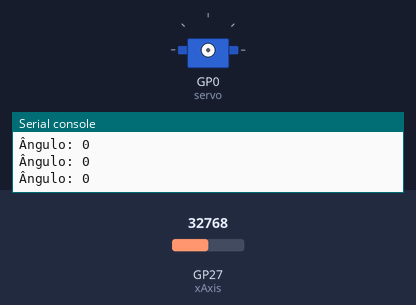
Bench run of a program on a simulated Raspberry Pi Pico running MicroPython. Parts: servo, the last lines printed to the serial console. The inputs (shaded band) are chosen by the test bench; at power-on: GP27 (xAxis) = 32768 (analog values on the 0–65535 scale). Servo angles are drawn from the pulse width (0.5 ms = 0°, 2.5 ms = 180°).

Above: at 1.2 s.
1.3 s: GP27 (xAxis) set to 59264
2.8 s: GP27 (xAxis) set to 60784
At 5.7 s:
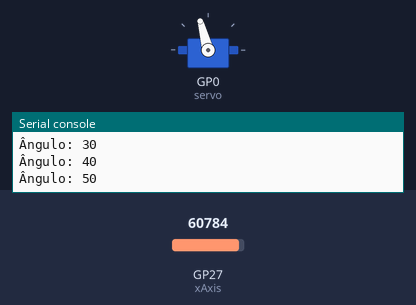
5.8 s: GP27 (xAxis) set to 59345
At 6.4 s:
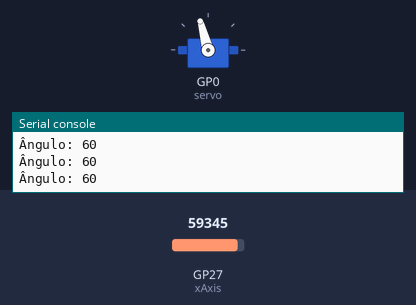
7.3 s: GP27 (xAxis) set to 60655
At 10.2 s:
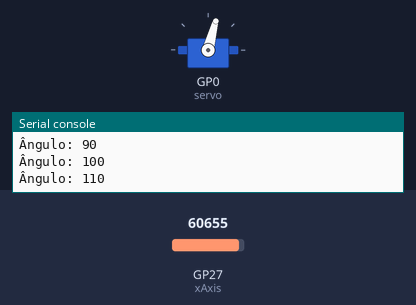
10.3 s: GP27 (xAxis) set to 57670
At 10.9 s:
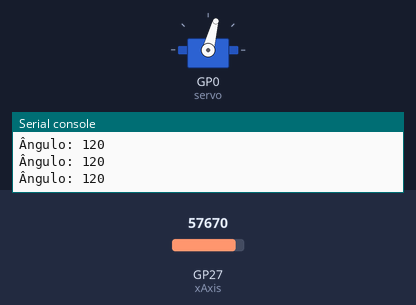
11.8 s: GP27 (xAxis) set to 65535
At 15.5 s:
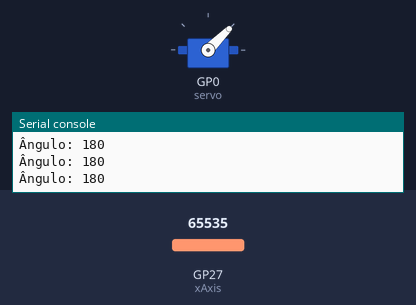
Timing chart, 0 to 15.8 s (numbered marks = the images above; inputs shaded):
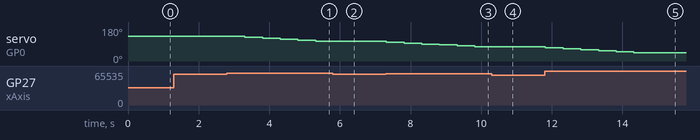

Measured:
- the behaviour switches between 59984 and 60000 on GP27 (xAxis) (found by bisection; images 0 and 1)
- after the input at 2.8 s, servo on GP0 (servo): moves from 130° to 105° over 2.0 s, starting after 0.51 s
- after the input at 5.8 s, servo on GP0 (servo): stays 105° (without the input it goes to 100° after 0.01 s)
- after the input at 7.3 s, servo on GP0 (servo): moves from 105° to 75° over 2.5 s, starting at once
- after the input at 10.3 s, servo on GP0 (servo): stays 75° (without the input it goes to 70° after 0.02 s)
- after the input at 11.8 s, servo on GP0 (servo): moves from 75° to 45° over 2.5 s, starting at once

The program:

main.py
```python
from machine import Pin, PWM, ADC
import utime

# Classe para controle de servomotor
class Servo:
    # Iniciação
    def __init__(self, pino):
        self.FREQ = 50
        self.pwm = PWM(Pin(pino))
        self.pwm.freq(self.FREQ)
        self.ultpos = 0
        self.duty = 0
        self.pwm.duty_u16(0)
        self.min = 1
        self.max = 2

    # Envia n pulsos com tempo t em ms
    def enviaPulsos(self, t, nPulsos=20):
        self.duty = int(t * 65.535 * self.FREQ)
        self.pwm.duty_u16(self.duty)
        utime.sleep(nPulsos / self.FREQ)
        self.pwm.duty_u16(0)
        #print ("-> "+str(t)+" "+str(self.duty))

    # Informa/Muda posição
    # angulo deve estar entre 0 e 180 graus
    def pos(self, ang=None):
        if ang is None:
            return self.ultpos
        elif 0 <= ang <= 180:
            self.ultpos = ang
            t = self.min + (180 - ang) * (self.max - self.min) / 180
            self.enviaPulsos(t)

    # Informa/muda tempo (em ms) para colocar na posição 180 graus
    def tempoFim(self, val=None):
        if val is None:
            return self.min
        else:
            self.min = val

    # Informa/muda tempo (em ms) para colocar na posição 0 graus
    def tempoInicio(self, val=None):
        if val is None:
            return self.max
        else:
            self.max = val


xAxis = ADC(Pin(27))
servo = Servo(0)

xStatus = "middle"
pressed_time = 0
increment = 10

while True:
    xValue = xAxis.read_u16()

    if xValue <= 600:
        xStatus = "left"
        if xStatus != "left":
            pressed_time = utime.ticks_ms()
        if utime.ticks_diff(utime.ticks_ms(), pressed_time) >= 1000:
            if servo.pos() > 0:
                servo.pos(servo.pos() - increment)  # Move gradualmente para a posição "esquerda" desejada

    elif xValue >= 60000:
        xStatus = "right"
        if xStatus != "right":
            pressed_time = utime.ticks_ms()
        if utime.ticks_diff(utime.ticks_ms(), pressed_time) >= 1000:
            if servo.pos() < 180:
                servo.pos(servo.pos() + increment)  # Move gradualmente para a posição "direita" desejada

    else:
        xStatus = "middle"

    print("Ângulo: " + str(servo.pos()))
    utime.sleep(0.1)
```
